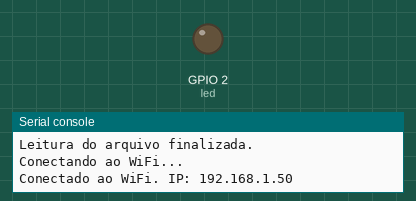
Recording of a program running on a simulated ESP8266 board running MicroPython. Parts: output pins drawn as LEDs (lit = HIGH, except the on-board LED, lit = LOW), the last lines printed to the serial console. WiFi joins after 1.5 s; web requests get an empty 200 reply after 0.4 s; files that are not in the repository are absent.

Above: at 2.2 s.
At 5.1 s:
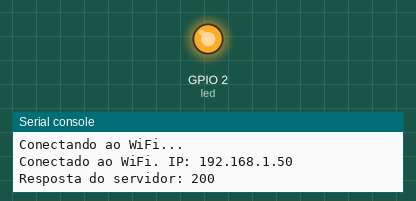
Timing chart, 0 to 9.3 s (numbered marks = the images above):
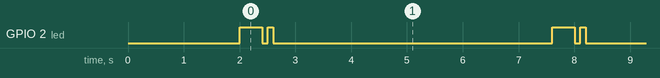

The program:

main.py
```python
import network
import gc
import urequests
import time
import json
from machine import Pin


def load_config(filename="config.txt"):
    config = {}
    try:
        with open(filename, 'r') as f:
            for line in f:
                line = line.strip()
                if line and '=' in line:
                    key, value = line.split('=', 1)
                    config[key.strip()] = value.strip()
    except OSError:
        print(f"Erro ao ler arquivo de configuração '{filename}'.")
    finally:
        print('\nLeitura do arquivo finalizada.')
    return config


# Carrega do arquivo de configuração
config = load_config()

# Configurações da rede WiFi
WIFI_SSID = config.get('WIFI_SSID_NODE')
WIFI_PASSWORD = config.get('WIFI_PASSWORD_NODE')
SERVER_IP = config.get('SERVER_IP')
SERVER_PORT = config.get('SERVER_PORT')

# Endereço do servidor Flask
SERVER_URL = f'http://{SERVER_IP}:{SERVER_PORT}/data'

led = Pin(2, Pin.OUT)


def connect_wifi():
    sta_if = network.WLAN(network.STA_IF)
    if not sta_if.isconnected():
        print('Conectando ao WiFi...')
        sta_if.active(True)
        sta_if.connect(WIFI_SSID, WIFI_PASSWORD)
        while not sta_if.isconnected():
            time.sleep(2)
        print('Conectado ao WiFi. IP:', sta_if.ifconfig()[0])
    else:
        print('Já conectado ao WiFi. IP:', sta_if.ifconfig()[0])
    return sta_if


def send_data(data):
    try:
        led.value(1)  # Acende o led antes de enviar
        headers = {'Content-Type': 'application/json'}
        response = urequests.post(SERVER_URL, json=data, headers=headers)
        print('Resposta do servidor:', response.status_code, response.text)
        response.close()
        led.value(0)  # Apaga o LED após receber a resposta (ou falhar)
        time.sleep(0.1)  # Pequena pausa para o flash ser visível
        led.value(1)  # Prepara para o próximo envio
        time.sleep(0.1)
        led.value(0)
    except Exception as e:
        print('Erro ao enviar dados:', e)


# Conectar ao WiFi
wifi = connect_wifi()


def get_wifi_info():
    sta_if = network.WLAN(network.STA_IF)
    if sta_if.isconnected():
        return {
            "Conectado": True,
            "Nome_Rede": sta_if.config('essid'),
            "Sinal_wifi": sta_if.status('rssi'),
            "IP": sta_if.ifconfig()[0],
            "Endereco_MAC": sta_if.config('mac').hex(':')
        }
    else:
        return {"Conectado": False}


def get_memory_info():
    return {
        "Memoria_Livre": gc.mem_free(),
        "Memoria_Usada": gc.mem_alloc()
    }


while True:
    data = {
        "wifi_info": get_wifi_info(),
        "memoria_info": get_memory_info()
    }
    send_data(data)
    time.sleep(5)  # Envia dados a cada 5 segundos
```

Measured:
- by itself, GPIO 2 (led): repeats every 5.6 s: LOW 0.10 s, HIGH 0.10 s, LOW 5.0 s, HIGH 0.40 s
- by itself, everything shown: repeats every 5.6 s, in 4 steps
